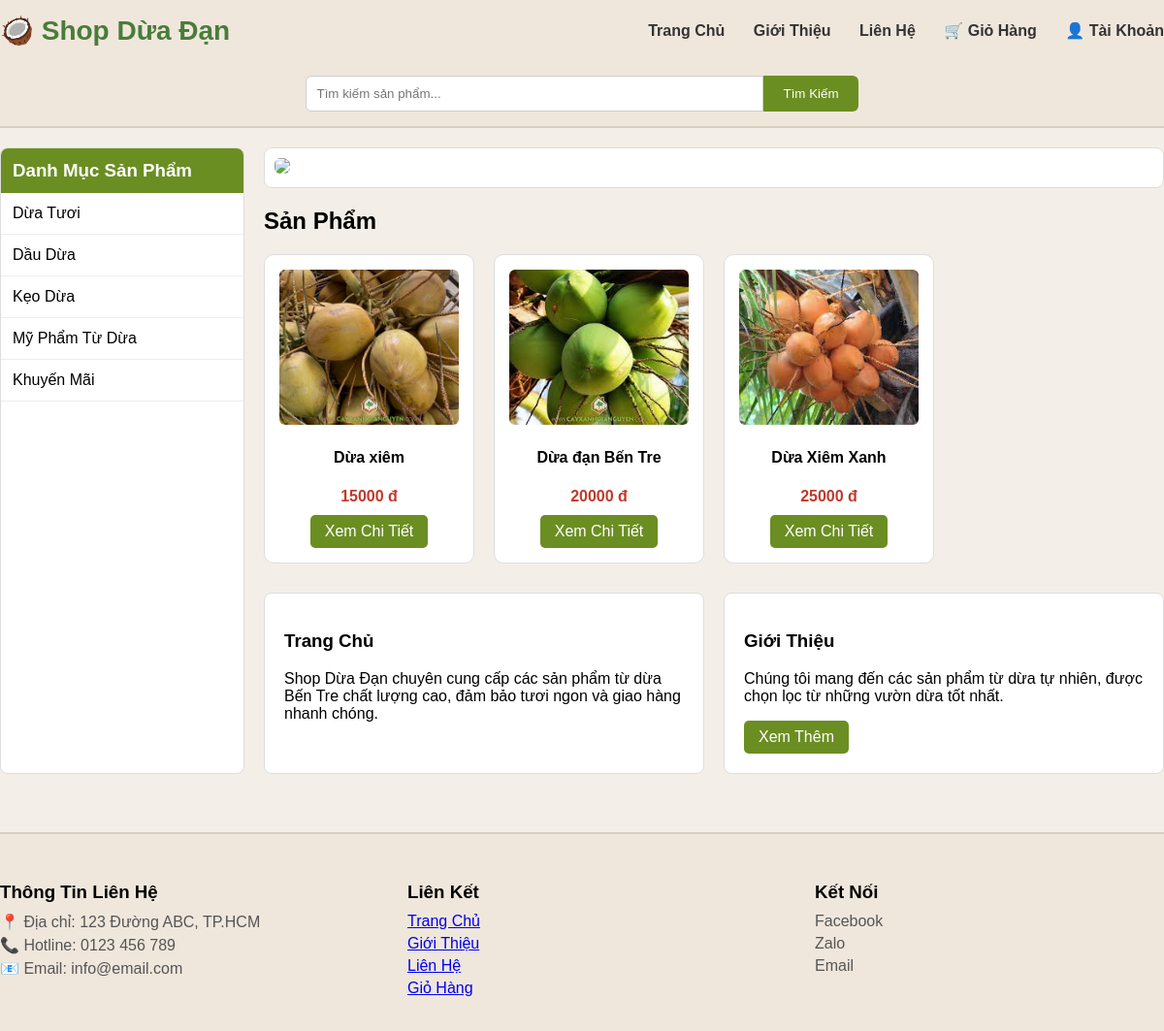
The app's page /, older data.
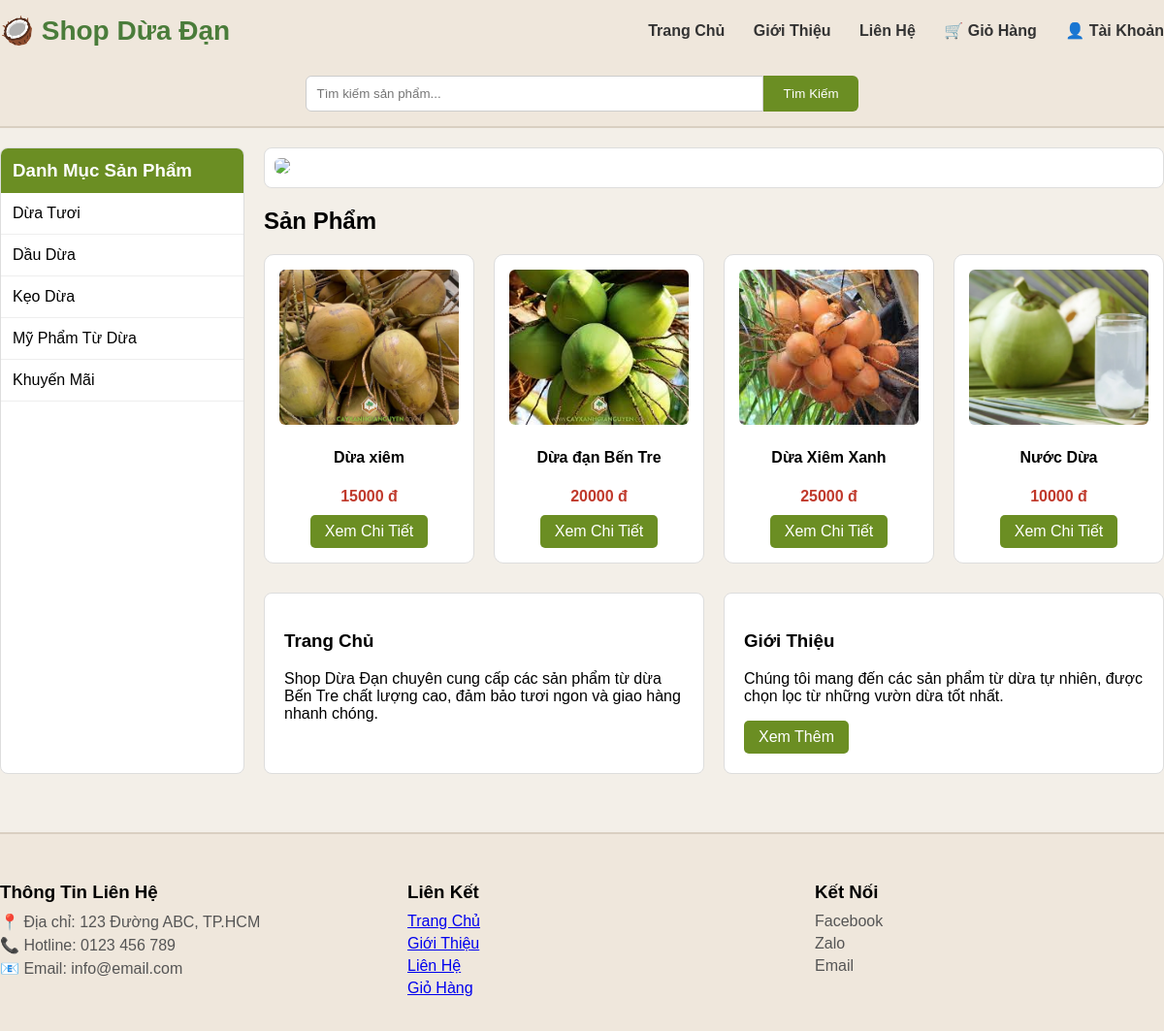
The same page, newer data.
### store/models.py (models this page shows, shortened)
class Product(models.Model):
    name = models.CharField(max_length=200)
    price = models.IntegerField()
    description = models.TextField()
    image = models.ImageField(upload_to='products/')
    category = models.ForeignKey(
        Category,
        on_delete=models.CASCADE,
        related_name='products',
        null=True,
        blank=True
    )

### store/views.py (the view)
# urls.py: path('', views.home, name='home'),
def home(request):
    products = Product.objects.all()
    categories = Category.objects.filter(parent=None)
    return render(request,'home.html',{
        'products':products,
        'categories':categories
    })

### store/templates/home.html (shortened to what this page needs)
{% extends "base.html" %}
{% block content %}
<div class="main-layout">
<div class="sidebar">
<h3>Danh Mục Sản Phẩm</h3>
<ul>
<li>Dừa Tươi</li>
<li>Dầu Dừa</li>
<li>Kẹo Dừa</li>
<li>Mỹ Phẩm Từ Dừa</li>
<li>Khuyến Mãi</li>
</ul>
</div>
<div class="content">
<div class="banner">
<img src="https://cdn.tgdd.vn/Files/2019/06/03/1172018/loi-ich-tuyet-voi-cua-dua-tuoi-201906031509137465.jpg">
</div>
<h2 class="section-title">Sản Phẩm</h2>
<div class="products">
{% for product in products %}
<div class="product">
<a href="{% url 'product_detail' product.id %}">
<img src="{{ product.image.url }}">
</a>
<h4>{{ product.name }}</h4>
<p class="price">{{ product.price }} đ</p>
<a class="btn" href="{% url 'product_detail' product.id %}">
Xem Chi Tiết
</a>
</div>
{% endfor %}
</div>
<div class="info">
<div class="info-box">
<h3>Trang Chủ</h3>
<p>
Shop Dừa Đạn chuyên cung cấp các sản phẩm từ dừa Bến Tre
chất lượng cao, đảm bảo tươi ngon và giao hàng nhanh chóng.
</p>
</div>
<div class="info-box">
<h3>Giới Thiệu</h3>
<p>
Chúng tôi mang đến các sản phẩm từ dừa tự nhiên,
được chọn lọc từ những vườn dừa tốt nhất.
</p>
<a class="btn" href="/about/">Xem Thêm</a>
</div>
</div>
</div>
</div>
{% endblock %}

Row changes from the older to the newer data that the page shows:
added Product: image (picture), name "Nước Dừa", price "10000"
